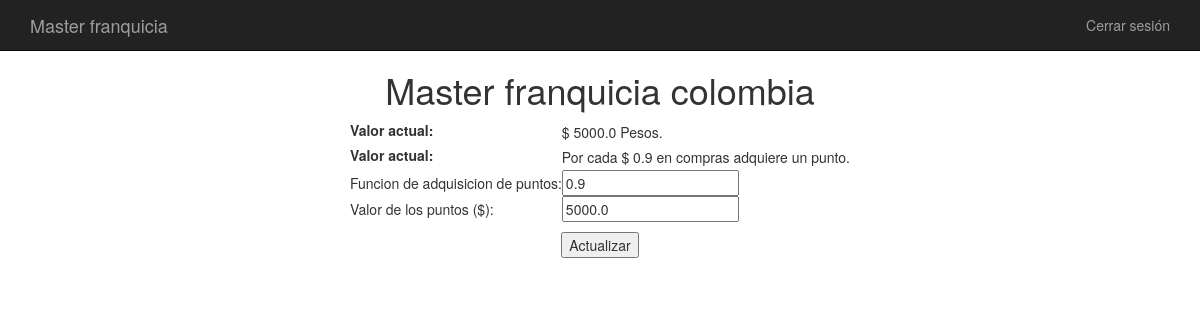
The page /master (signed in) on the database as committed earlier.
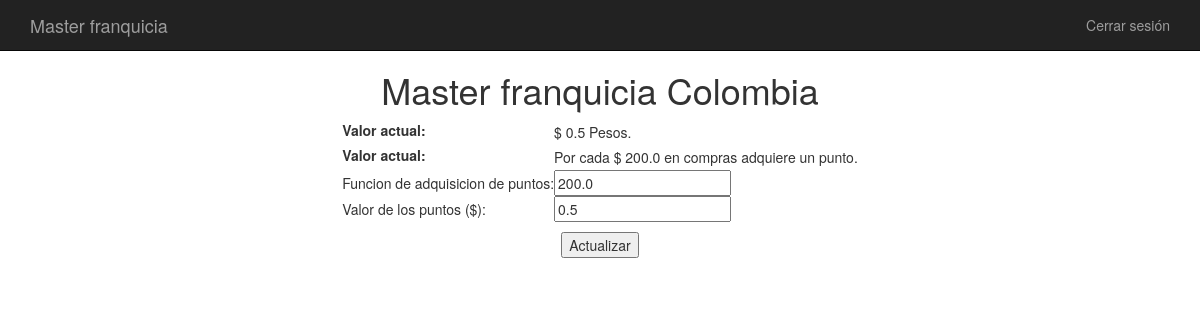
The same page on the database as committed later.
### Locatel_Master/app/models.py (models this page shows)
class Ubicacion(db.Model):
    __tablename__ = 'ubicacion'
    id = db.Column(db.Integer, primary_key=True)
    nombre = db.Column(db.String(100))
    valor_obtencion = db.Column(db.Float())
    valor_redencion = db.Column(db.Float())

### Locatel_Master/app/main.py (the view)
@main.route("/master", methods=['GET'])
@login_required
def vista():
    return render_template('MasterVista.html', master=current_user)

### Locatel_Master/app/__init__.py (called while the page is built)
@login_manager.user_loader
def load_master(master_id):
    return Master.query.get(int(master_id))

### Locatel_Master/app/templates/MasterVista.html (shortened to what this page needs)
{% extends "bootstrap/base.html" %}
{% block styles %}
{{super()}}
<link rel=stylesheet type=text/css href="{{ url_for('static', filename='forms.css') }}">
{% endblock %}
{% block content %}
    <nav class="navbar navbar-inverse navbar-fixed-top">
      <div class="container">
        <div class="navbar-header">
          <a class="navbar-brand">Master franquicia</a>
        </div>
        <div id="navbar" class="collapse navbar-collapse">
          <ul class="nav navbar-nav navbar-right">
            <li><a href="logout">Cerrar sesión</a></li>
          </ul>
        </div>
      </div>
    </nav>
    <body >
        <center>
          <table>
            <tr>
              <td><H1> Master franquicia {{ master.ubicacion.nombre}}</H1></td>
            </tr>
          </table>
          <table>
            <tr>
              <td>
                <label for="actualValue">Valor actual: </label>
              </td>
              <td>
                 $  {{ master.ubicacion.valor_redencion }} Pesos.
              </td>
            </tr>
            <tr>
                <td>
                    <label for="buyingFunction">Valor actual: </label>
                  </td>
                  <td>
                    Por cada $ {{ master.ubicacion.valor_obtencion }} en compras adquiere un punto.
                  </td>
            </tr>
	    <form method="POST" action="master">
	    <tr>
          <td>Funcion de adquisicion de puntos:</td>
          <td> <input type="text" name="valor_obtencion" value="{{ master.ubicacion.valor_obtencion }}"></td>
      </tr>
            <tr>
              <td>Valor de los puntos ($):</td>
              <td><input type="text" name="valor_redencion" value="{{ master.ubicacion.valor_redencion }}"></td>
            </tr>
          </table>
          <div style="margin-top: 10px"><input type="submit" value="Actualizar" id=""></div>
        </center>
    </body>
{% endblock %}

### Locatel_Master/app/static/forms.css (style rules this page uses)
body { padding-top: 50px; }

Rows that differ between the two databases and show on the page:
changed Ubicacion: ubicacion.nombre "colombia" → "Colombia"; ubicacion.valor_redencion "5000.0" → "0.5"; ubicacion.valor_obtencion "0.9" → "200.0"; valor_obtencion "0.9" → "200.0"; valor_redencion "5000.0" → "0.5"
